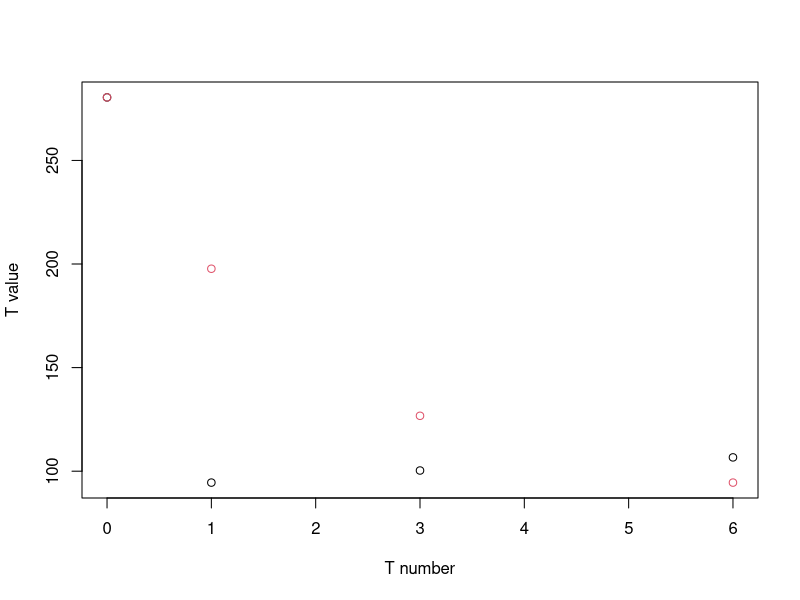

The R source for this figure: (Note: this script raises an error after producing the figure.)
library(lme4)


## Depression
data<-read.table(file="depression.txt", sep="\t", dec=".", header=TRUE)
head(data)
tail(data)
attach(data)
# combine variables and create multi-var. model
Y<-cbind(T0, T1, T3, T6)
X<-as.integer(treatment=="treated")
data$treatment<-X
model<-lm(Y~X)
# prediction with the model if patient was treated
newdata1<-data.frame(X=1)
BP_treated<-predict(model, newdata=newdata1)
# if being controled
newdata2<-data.frame(X=0)
BP_control<-predict(model, newdata=newdata2)
plot(c(0, 1, 3, 6), BP_treated, xlab = "T number", ylab = "T value")
par(new=TRUE)
plot(c(0, 1, 3, 6), BP_control, col=2, ann=FALSE, axes=FALSE)
# test average equality hypotheses
L<-t(t((1/4)*rep(1,4)))
YL<-Y%*%L
head(Y)
head(YL)
model<-lm(YL~X)
summary(modeL)
model.H0<-lm(YL~1)
anova(model.H0, model)
# growth curve model
t<-c(0,1,3,6)
T<-cbind(rep(1,4),t)
Y.star<-Y%*%T%*%solve(t(T)%*%T)
model<-lm(Y.star~X-1)
summary(model)
Theta<-coef(model)
Theta
# test significance of the variable "treatment"
model.H0<-lm(Y.star~-1)
anova(model.H0, model)
# 80 % confidence interval
xf<-cbind(282,186,0,0)
BP<-T%*%t(Theta)%*%xf
BP
X<-model.matrix(model)
E<-Y-X%*%Theta%*%t(T)
Sigma<-t(E)%*%E/model$df
PT<-T%*%solve(t(T)%*%T)%*%t(T)
cov.error<-Sigma+(as.numeric(t(xf)%*%solve(t(X)%*%X)%*%xf)*PT%*%Sigma%*%PT)
lower.bound<-BP-qnorm(0.9)*diag(cov.error)^0.5
upper.bound<-BP+qnorm(0.9)*diag(cov.error)^0.5
lower.bound
upper.bound


## Rat Weight
rm(list = ls())
data<-read.table(file="RatWeight.txt", sep="\t", dec=".", header=TRUE)
head(data)
attach(data)

Y<-cbind(wt0, wt1, wt2, wt3, wt4)
# convert string values to numerical for simpler plotting and analisys
X<-trt
X[X=="Control"] = 0
X[X=="Thiouracil"] = 1
X[X=="Thyroxin"] = 2
X<-as.numeric(X)
data$trt<-X
# plot original data
# observation from the data is that scatters are not clustered based on the week number
plot(c(0,2),c(0,200), type="n", xlab="", ylab="")
for (i in 1:5) {
  par(new=TRUE)
  plot(X, Y[,i], ann=FALSE, axes=FALSE,col=i)
}
# consider simple multi-var. linear model
multi_linear_model<-lm(Y~X)
summary(multi_linear_model)
predicted = predict(multi_linear_model)
plot(c(0, 180), c(0,180), type="n", xlab='Predicted Values',
      ylab='Actual Values')
for (i in 1:5) {
  par(new=TRUE)
  plot(predicted[,i], Y[,i], ann=FALSE, axes=FALSE,col=i)
}
# under assumption of normal distribution
E<-residuals(multi_linear_model)
Sigma<-(t(E)%*%E)/model$df
plot(c(0, 180), c(0,180), type="n", xlab='Predicted Values',
     ylab='Actual Values')
for (i in 1:5) {
  predicted[,i]<-predicted[,i]+rnorm(n=27,mean=0,sd=Sigma^2)
  par(new=TRUE)
  plot(predicted[,i], Y[,i], ann=FALSE, axes=FALSE,col=i)
}
multi_linear_model.H0<-lm(Y~1)
# if the model is reasonable, we should see the impact of treatment
# therefore, test this hypothesis
anova(multi_linear_model.H0, model)
# growth curve model is considered 
t<-c(0,1,2,3,4)
T<-cbind(rep(1,5),t)
Y.star<-Y%*%T%*%solve(t(T)%*%T)
model_growth<-lm(Y.star~X-1)
summary(model_growth)

Theta<-coef(model_growth)
x1<-cbind(1,0)
x2<-cbind(0,1)
mu1<-T%*%t(Theta)%*%x1
mu2<-T%*%t(Theta)%*%x2
plot(c(0, 4), c(0,100), type="n")
points(t, mu1[,1], col="red")
lines(t, mu1[,1], col="red")
points(t, mu2[,2], col="blue")
lines(t, mu2[,2], col="blue")
plot( predict(model_growth), Y, xlab='Predicted Values',
      ylab='Actual Values')
# introducing t^2 
T2<-cbind(rep(1,5),t,t^2)
Y.star2<-Y%*%T2%*%solve(t(T2)%*%T2)
model_growth2<-lm(Y.star2~X-1)
anova(model_growth, model_growth2)
